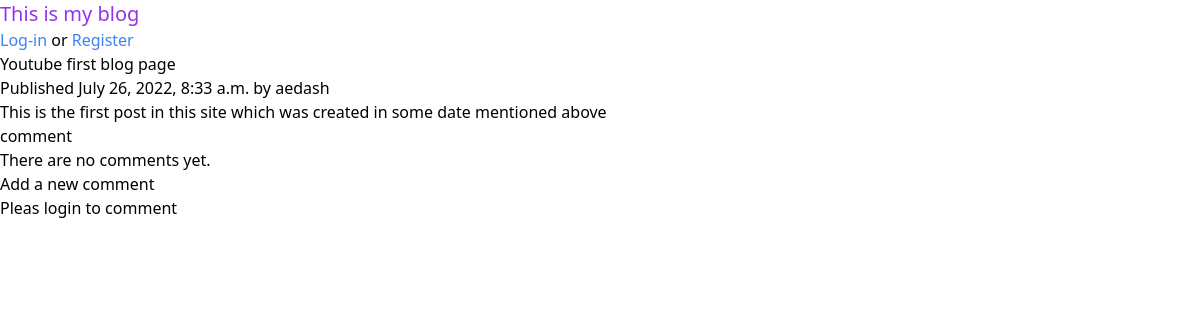
The page /2022/7/26/youtube-first-blog-page/ on the database its author committed.
### core/models.py (models this page shows, shortened)
class Post(models.Model):
    STATUS_CHOICES = (
        ('draft', 'Draft'),
        ('published', 'Published'),
    )
    title = models.CharField(max_length=250)
    slug = models.SlugField(max_length=250,
                            unique_for_date='publish')
    author = models.ForeignKey(User,
                               on_delete=models.CASCADE,
                               related_name='blog_posts')
    body = models.TextField()
    publish = models.DateTimeField(default=timezone.now)
    created = models.DateTimeField(auto_now_add=True)
    updated = models.DateTimeField(auto_now=True)
    status = models.CharField(max_length=10,
                              choices=STATUS_CHOICES,
                              default='draft')
    class Meta:
        ordering = ('-publish',)
    def get_absolute_url(self):
        return reverse('post_detail', args=[self.publish.year, self.publish.month, self.publish.day, self.slug])

### core/views.py (the view, shortened to what this page needs)
def post_detail(request,year,month,day,post):
    post = get_object_or_404(Post,slug= post,status='published',publish__year = year,publish__day = day)
    comments = post.comments.filter(active = True)
    new_comment= None
    return render(request,
        'core/post_detail.html',
        {'post': post,'comments':comments,'new_comment':new_comment})

### templates/core/post_detail.html (shortened to what this page needs)
{% extends "base.html" %}
{% block content %}
<h1>{{ post.title }}</h1>
<p class="date">
Published {{ post.publish }} by {{ post.author }}
</p>
{{ post.body|linebreaks }}
{% with comment.count as total_comments %}
<h2>
    {{ total_comments }} comment {{ total_comments | pluralize }}
</h2>
{% endwith %}
{% for comment in comments %}
<div class="comment">
    <p class="info">
    Comment {{ forloop.counter }} by {{ comment.name }}
    {{ comment.created }}
    </p>
    {{ comment.body|linebreaks }}
    </div>
    {% empty %}
    <p>There are no comments yet.</p>
    {% endfor %}
{% if new_comment %}
<h2>Your comment has been added.</h2>
{% else %}
<h2>Add a new comment</h2>
{% if user.is_authenticated %}
<form method="post">
    {% csrf_token %}
    <input type="textarea" name = "body">
    <input type="hidden" value = "{{user.username}}"  name = "uname">
    <input  type="hidden" value = "{{ user.email }}" name = 'email'>
    <p><input type="submit" value="Add comment"></p>
    </form>
    {% else %}
        <p>Pleas <a href="{% url 'login' %}?next={{ post.get_absolute_url }}">login</a> to comment</p>
{% endif %}
{% endif %}
{% endblock %}

### static/css/style.css (style rules this page uses)
html { line-height: 1.5; -webkit-text-size-adjust: 100%; -moz-tab-size: 4; -o-tab-size: 4; tab-size: 4; font-family: ui-sans-serif, system-ui, -apple-system, BlinkMacSystemFont, "Segoe UI", Roboto, "Helvetica Neue", Arial, "Noto Sans", sans-serif, "Apple Color Emoji", "Segoe UI Emoji", "Segoe UI Symbol", "Noto Color Emoji"; }
body { margin: 0; line-height: inherit; }
h1, h2, h3, h4, h5, h6 { font-size: inherit; font-weight: inherit; }
a { color: inherit; text-decoration: inherit; }
blockquote, dl, dd, h1, h2, h3, h4, h5, h6, hr, figure, p, pre { margin: 0; }

### templates/base.html (style rules this page uses)
* { margin:0; padding: 0px; }

### rows shown on the page
Post: title "Youtube first blog page", publish "July 26, 2022, 8:33 a.m.", author "aedash", body "This is the first post in this site which was created in some date mentioned above"
